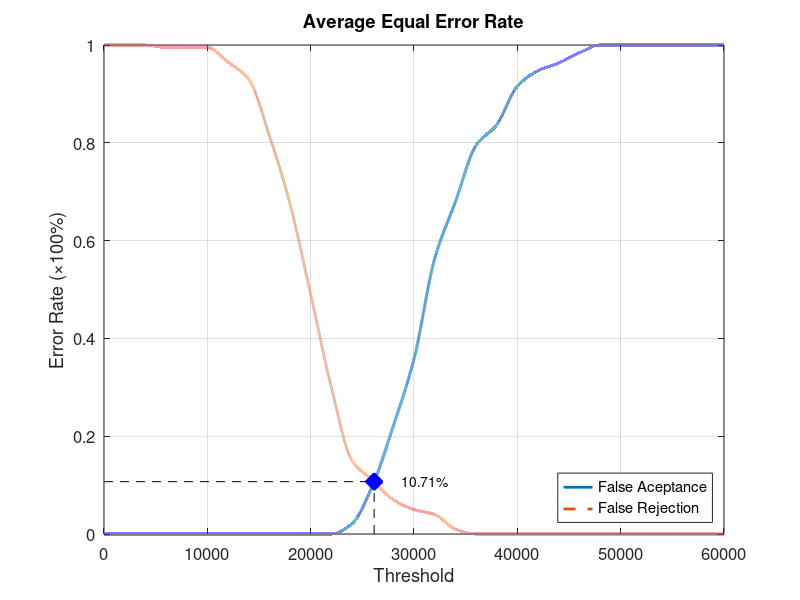
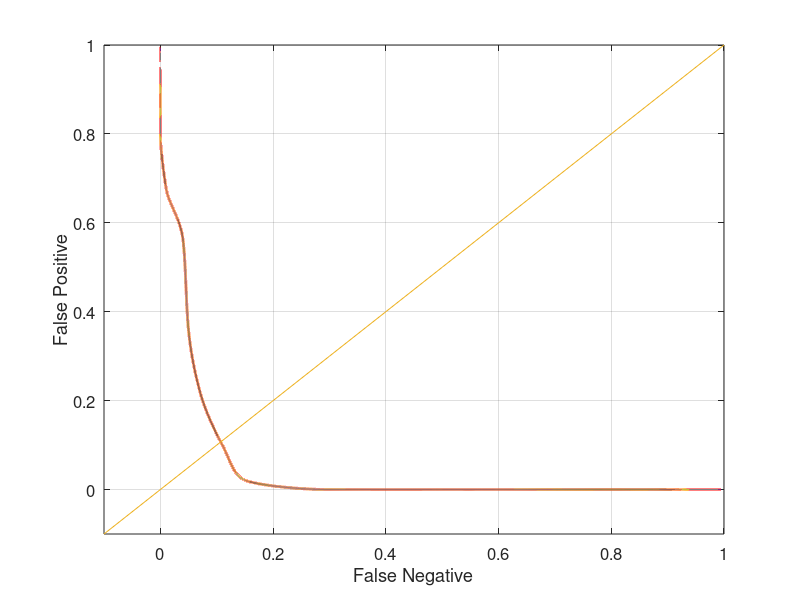

The MATLAB script that drew these images, in order:
function yEER = Database5_4
close all;
clear;
clc;
x = 0:2000:60000;
xq = 0:0.5:60000;

y0 = [0 0 0 0 0 0 0 0 0 0 0 0 0.0210526 0.1 0.221053 0.357895 0.563158 0.678947 0.794737 0.836842 0.915789 0.947368 0.963158 0.984211 1 1 1 1 1 1 1];
yy0 = interp1(x, y0, xq, 'pchip');
y1 = [1 1 1 0.995 0.995 0.995 0.965 0.93 0.815 0.675 0.49 0.3 0.15 0.11 0.07 0.05 0.04 0.01 0 0 0 0 0 0 0 0 0 0 0 0 0];
yy1 = interp1(x, y1, xq, 'pchip');

% Calculating EER: 
y2 = abs(y0 - y1);
find(y2 == min(y2))
yy2 = abs(yy0 - yy1);
xEER = find(yy2 == min(yy2));
xEERIndex = xq(xEER) % X-axis EER
yEER = yy0(xEER) % Y-axis EER

main = figure
plot(xq, yy0,'-','LineWidth', 2);	hold on
plot(xq, yy1,'--','LineWidth', 2);	hold on
plot([xEERIndex xEERIndex], [0 yEER], 'k--');	hold on
plot([0 xEERIndex], [yEER yEER], 'k--');	hold on
plot(xEERIndex, yEER, 'bx', 'LineWidth', 10);	hold on
text(xEERIndex + 10 * xEERIndex / 100, yEER, [num2str(round((10000 * yEER)) / 100) '%'])
legend('False Aceptance', 'False Rejection', 'Location', 'SouthEast')
xlabel('Threshold')
ylabel('Error Rate (\times100%)')
title('Average Equal Error Rate')
set(gca, 'FontSize', 12)
axis([0 60000 0 1])
grid on

print(main, 'Database5_4Main', '-dpng');
FNRxFPR = figure('Color', [1 1 1]);
plot(yy1, yy0, '-', yy1, yy0, 'LineWidth', 2);
hold on
y = -0.1:0.1:1
plot(y, y); 
set(gca, 'FontSize', 12)
xlabel('False Negative')
ylabel('False Positive')
axis([-0.1 1 -0.1 1])
set(gca, 'FontSize', 12)
grid on

print(FNRxFPR, 'Database5_4FNRxFPR','-dpng');
end
